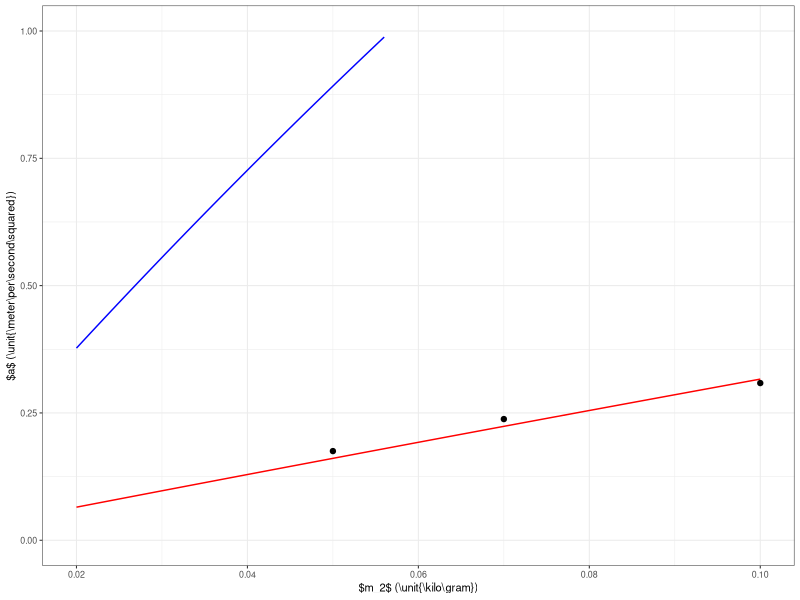

The R script that drew this image:
library(ggplot2)
raw <- read.csv("govardhanen.csv",header=TRUE)

library(dplyr)
data <- mutate(
 raw,
 ameas.ms2 = 2*x.m/t.s^2
 )

apredicted.ms2 <- function(m2,m1,mc){
  9.81*m2/(m2+m1+mc)
}

fig <- ggplot(data)+geom_point(aes(x=m2.kg,y=ameas.ms2))+
    ylim(0,1.0)+xlim(0.020,0.1)+
    geom_function(fun=apredicted.ms2,args=list(m1=0.,mc=0.5),color='blue')+
    geom_function(fun=apredicted.ms2,args=list(m1=2.5,mc=0.5),color='red')+
    xlab('$m_2$ (\\unit{\\kilo\\gram})')+
    ylab('$a$ (\\unit{\\meter\\per\\second\\squared})')+
    theme_bw(base_size=8)

library(svglite)
svglite('fig1.svg',width=3,height=2,pointsize=8)
print(fig)
dev.off()

library(xtable)
results <- summarize(
	mean.t = mean(t.s),
	sd.t = sd(t.s),
	mean.a = mean(ameas.ms2),
	sd.a = sd(ameas.ms2),
	group_by(data,m2.kg)
	)
print(xtable(results),include.rownames=FALSE,file='table1raw.tex')
